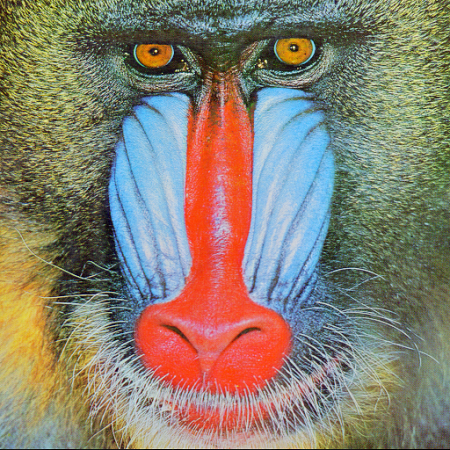
#> input picture Prak UBM/00_Image/citrababon_bmp.bmp, 450 x 450 px, found by its file name
$ python Histogram.py
#> lines starting #> are read from the running program, lines starting #| are printed output that depends on the picture
import cv2
import matplotlib.pyplot as plt

location_path = r"D:\00PyCode\Prak UBM\00_Image"
img_1 = cv2.imread(location_path + '/citrababon_bmp.bmp')
#> img_1 is the input picture: shape (450, 450, 3); mean B, G, R 112.6, 128.4, 136.9
b, g, r = cv2.split(img_1)
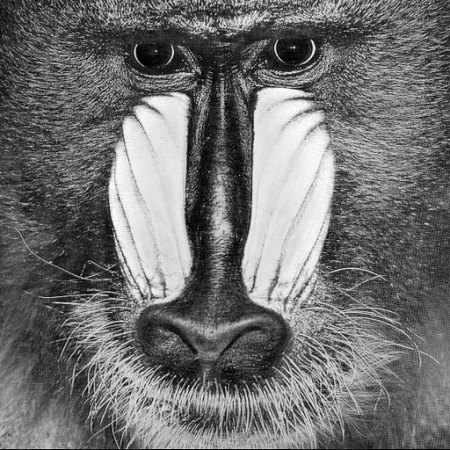
#> b: shape (450, 450); min 0, max 255, mean 112.6
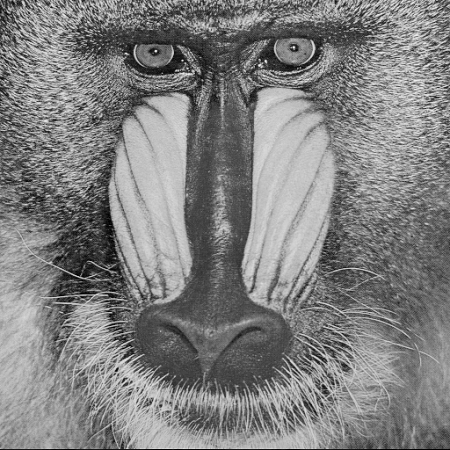
#> g: shape (450, 450); min 0, max 252, mean 128.4
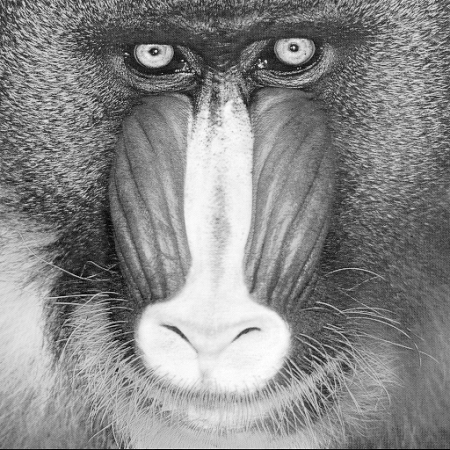
#> r: shape (450, 450); min 0, max 255, mean 136.9
histogram = cv2.calcHist([img_1], [0], None, [256], [0, 256])
#> histogram = 256 values, max 1553 at index 68, min 1 at index 255, mean 791

cv2.imshow('Name_RGB', img_1)
cv2.imshow('Name_b', b)
cv2.imshow('Name_g', g)
cv2.imshow('Name_r', r)
plt.plot(histogram)
plt.show()
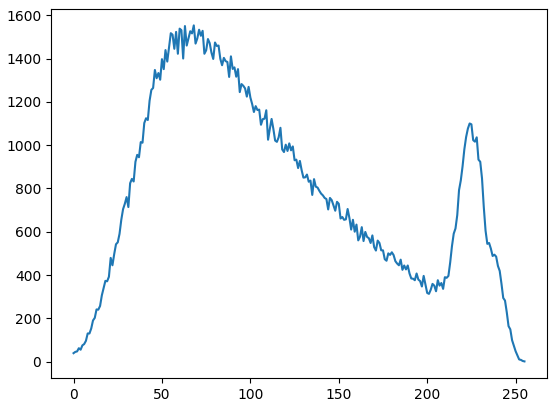
#> figure drawn by matplotlib, 1 panel; curve peaks at x = 68, y = 1553

#Opsional
"""cv2.imshow('Name',img_1)
cv2.waitKey(0)
cv2.destroyAllWindows()"""

## Materi Kecerdasan Buatan GA - Praktek
import random, datetime

def generateParent(length):
#> called with length = 6
    genes = list("")
    for i in range(0,length):
        geneIndex = random.randint(0, len(geneset) -1);
        genes.append(geneset[geneIndex])
    return(''.join(genes))

def getFitness(candidate, target):
#> called with candidate = '.xVzbp', target = 'BASUKI'
   fitness = 0
   for i in range(0, len(candidate)):
       if target[i] == candidate[i]:
           fitness += 1
   return(fitness)

def mutate(parent):
   geneIndex = random.randint(0, len(geneset) -1);
   index = random.randint(0, len(parent) - 1)
   genes = list(parent)
   genes[index] = geneset[geneIndex]
   return(''.join(genes))

def display(candidate, startTime):
    timeDiff = datetime.datetime.now() - startTime
    fitness = getFitness(candidate, target)
    print("%s\t%i\t%s" % (candidate, fitness, str(timeDiff)))

geneset = " abcdefghijklmnopqrstuvwxyzABCDEFGHIJKLMNOPQRSTUVWXYZ!."
target = "BASUKI"

bestParent = generateParent(len(target))
bestFitness = getFitness(bestParent, target)
startTime = datetime.datetime.now()
display(bestParent, startTime)

while bestFitness < len(bestParent):
   child = mutate(bestParent)
   childFitness = getFitness(child, target)

   if childFitness > bestFitness:
      bestFitness = childFitness
      bestParent = child
      display(bestParent, startTime)

$ run again, with Prak UBM/00_Image/Hasil Kontras G2 P50.PNG saved as Prak UBM/00_Image/citrababon_bmp.bmp
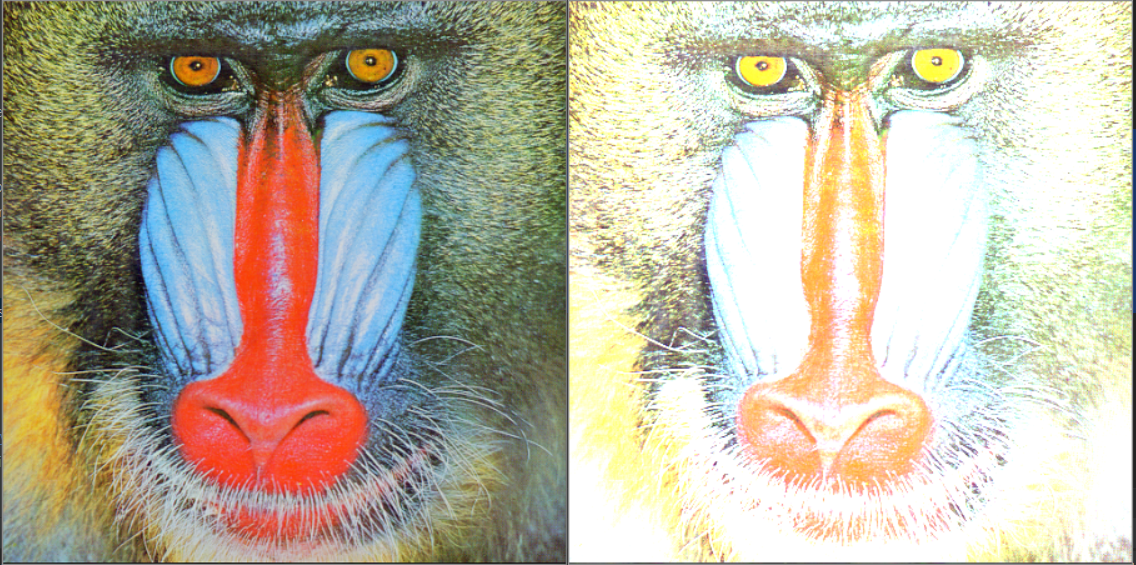
#> input picture Prak UBM/00_Image/Hasil Kontras G2 P50.PNG, 1136 x 565 px, found by its file name
#> img_1 is the input picture: shape (565, 1136, 3); mean B, G, R 162.8, 180.9, 186.2
#> `b, g, r = cv2.split(img_1)`:
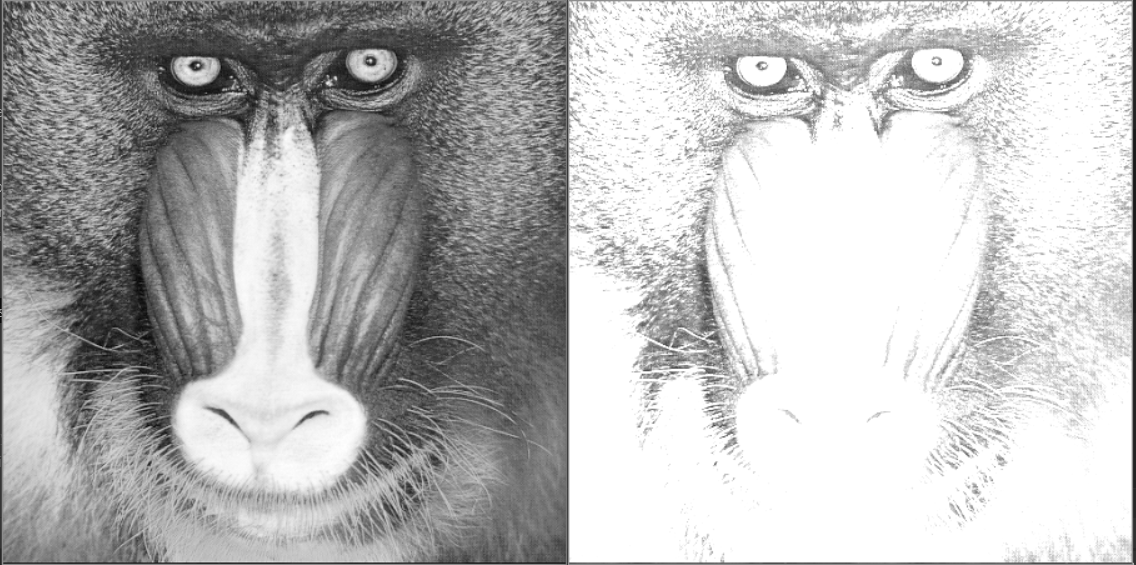
#> r: shape (565, 1136); min 8, max 255, mean 186.2
#> histogram = 256 values, max 108983 at index 255, min 2 at index 0, mean 2507.2
#> `plt.show()`:
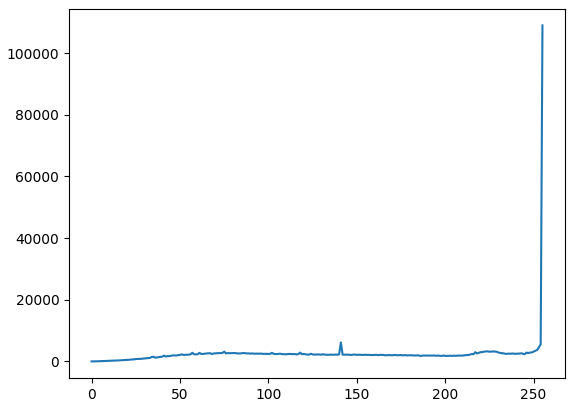
#> figure drawn by matplotlib, 1 panel; curve peaks at x = 255, y = 108983
